Frame 1 (no input): blank canvas, image omitted
Frame 60 (no input): blank canvas, image omitted
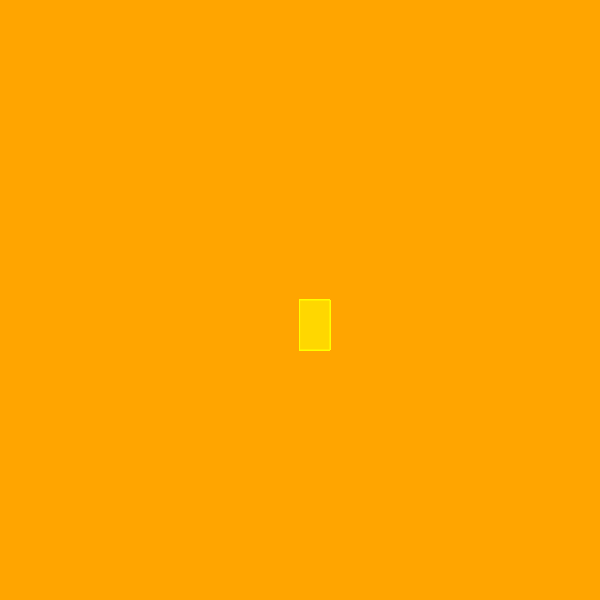
Frame 120 (the mouse pressed at the canvas centre since frame 60)

The p5.js sketch whose frames 1 and 60 were blank and that drew this single picture after the mouse press (run headless with seeded random() and noise() and a simulated clock; from frame 60 on, the mouse is pressed at the canvas centre):

// p5.js sketch
// ── sketch.js
function setup() {
  createCanvas(600, 600);
  background("orange");
}

function draw() {
  
 fill("gold") 
  stroke("yellow")
 
  
  if(mouseIsPressed){
     rect(mouseX,mouseY,30, 50);
  }
  
  
  
}
